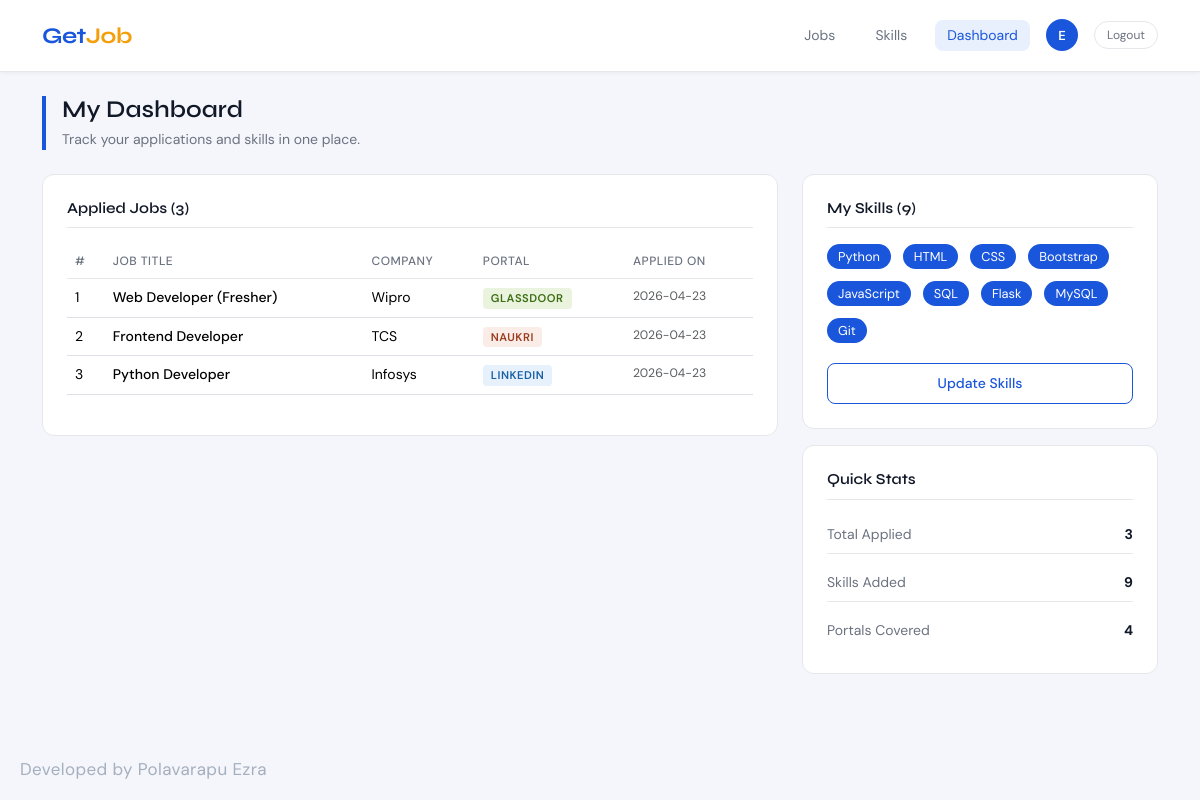
The app's page /dashboard (signed in) with its own data.
### tables this page shows
CREATE TABLE applied_jobs (
            id INTEGER PRIMARY KEY AUTOINCREMENT,
            user_id INTEGER NOT NULL,
            job_title TEXT NOT NULL,
            company TEXT NOT NULL,
            portal TEXT NOT NULL,
            applied_at TIMESTAMP DEFAULT CURRENT_TIMESTAMP,
            FOREIGN KEY (user_id) REFERENCES users(id)
        );

CREATE TABLE user_skills (
            id INTEGER PRIMARY KEY AUTOINCREMENT,
            user_id INTEGER NOT NULL,
            skill TEXT NOT NULL,
            FOREIGN KEY (user_id) REFERENCES users(id)
        );

### jobapp.py (the view)
@app.route("/dashboard")
def dashboard():
    if "user_id" not in session:
        return redirect(url_for("login"))
    conn = get_db()
    applied = conn.execute(
        "SELECT * FROM applied_jobs WHERE user_id = ? ORDER BY applied_at DESC",
        (session["user_id"],)
    ).fetchall()
    skills = [row["skill"] for row in conn.execute(
        "SELECT skill FROM user_skills WHERE user_id = ?", (session["user_id"],)
    ).fetchall()]
    conn.close()
    return render_template("dashboard.html", applied=applied, skills=skills)

### jobapp.py (called while the page is built)
def get_db():
    conn = sqlite3.connect(DB_PATH)
    conn.row_factory = sqlite3.Row
    return conn

### templates/dashboard.html (shortened to what this page needs)
{% extends "base.html" %}
{% block content %}
<div class="container py-4">
  <div class="page-header mb-4">
    <h2 class="page-title">My Dashboard</h2>
    <p class="page-subtitle">Track your applications and skills in one place.</p>
  </div>
  <div class="row g-4">
    <div class="col-lg-8">
      <div class="dashboard-card">
        <h6 class="dash-section-title">Applied Jobs ({{ applied|length }})</h6>
        {% if applied %}
          <div class="table-responsive mt-3">
            <table class="table gj-table">
              <thead>
                <tr>
                  <th>#</th>
                  <th>Job Title</th>
                  <th>Company</th>
                  <th>Portal</th>
                  <th>Applied On</th>
                </tr>
              </thead>
              <tbody>
                {% for job in applied %}
                <tr>
                  <td>{{ loop.index }}</td>
                  <td class="fw-500">{{ job.job_title }}</td>
                  <td>{{ job.company }}</td>
                  <td><span class="portal-badge portal-badge-{{ job.portal | lower | replace(' ','') }}">{{ job.portal }}</span></td>
                  <td class="text-muted small">{{ job.applied_at[:10] }}</td>
                </tr>
                {% endfor %}
              </tbody>
            </table>
          </div>
        {% else %}
          <div class="empty-state-sm">You haven't applied to any jobs yet. <a href="{{ url_for('jobs') }}">Browse jobs →</a></div>
        {% endif %}
      </div>
    </div>
    <div class="col-lg-4">
      <div class="dashboard-card">
        <h6 class="dash-section-title">My Skills ({{ skills|length }})</h6>
        <div class="d-flex flex-wrap gap-2 mt-3">
          {% for skill in skills %}
            <span class="skill-tag-active">{{ skill }}</span>
          {% else %}
            <p class="text-muted small">No skills yet. <a href="{{ url_for('skills') }}">Add skills</a></p>
          {% endfor %}
        </div>
        <div class="mt-3">
          <a href="{{ url_for('skills') }}" class="btn-gj-secondary w-100">Update Skills</a>
        </div>
      </div>
      <div class="dashboard-card mt-3">
        <h6 class="dash-section-title">Quick Stats</h6>
        <div class="quick-stats">
          <div class="qs-row"><span>Total Applied</span><strong>{{ applied|length }}</strong></div>
          <div class="qs-row"><span>Skills Added</span><strong>{{ skills|length }}</strong></div>
          <div class="qs-row"><span>Portals Covered</span><strong>4</strong></div>
        </div>
      </div>
    </div>
  </div>
</div>
{% endblock %}

### templates/base.html (shortened to what this page needs)
<!DOCTYPE html>
<html lang="en">
<head>
  <link href="https://cdn.jsdelivr.net/npm/bootstrap@5.3.2/dist/css/bootstrap.min.css" rel="stylesheet"/>
  <link rel="stylesheet" href="{{ url_for('static', filename='css/style.css') }}"/>
</head>
<body>
{% if session.user_id %}
<nav class="navbar navbar-expand-lg gj-navbar">
  <div class="container">
    <a class="navbar-brand gj-brand" href="{{ url_for('jobs') }}">Get<span>Job</span></a>
    <div class="d-flex align-items-center gap-3">
      <a href="{{ url_for('jobs') }}" class="nav-link-custom {% if request.endpoint == 'jobs' %}active{% endif %}">Jobs</a>
      <a href="{{ url_for('skills') }}" class="nav-link-custom {% if request.endpoint == 'skills' %}active{% endif %}">Skills</a>
      <a href="{{ url_for('dashboard') }}" class="nav-link-custom {% if request.endpoint == 'dashboard' %}active{% endif %}">Dashboard</a>
      <div class="gj-avatar">{{ session.user_name[0].upper() }}</div>
      <a href="{{ url_for('logout') }}" class="btn-logout">Logout</a>
    </div>
  </div>
</nav>
{% endif %}
{% block content %}{% endblock %}
<div style="position:fixed;bottom:18px;left:20px;font-family:'DM Sans',sans-serif;font-size:17px;color:rgba(100,116,139,0.55);letter-spacing:0.4px;pointer-events:none;user-select:none;z-index:9999;">
      Developed by Polavarapu Ezra
</div>
</body>
</html>

### static/css/style.css (style rules this page uses)
:root { --brand: #1a56db; --brand-dark: #1645b8; --brand-light: #e8f0fe; --accent: #f59e0b; --success: #059669; --danger: #dc2626; --text-primary: #111827; --text-secondary: #6b7280; --bg-page: #f4f6fb; --bg-card: #ffffff; --border: #e5e7eb; --radius: 12px; --radius-sm: 8px; }
* { box-sizing: border-box; }
body { font-family: 'DM Sans', sans-serif; background: var(--bg-page); color: var(--text-primary); min-height: 100vh; }
.gj-navbar { background: #fff; border-bottom: 1px solid var(--border); padding: 0.85rem 0; position: sticky; top: 0; z-index: 100; box-shadow: 0 1px 4px rgba(0,0,0,0.05); }
.gj-brand { font-family: 'Syne', sans-serif; font-size: 1.4rem; font-weight: 700; color: var(--brand) !important; text-decoration: none; letter-spacing: -0.5px; }
.gj-brand span { color: var(--accent); }
.nav-link-custom { font-size: 0.875rem; color: var(--text-secondary); text-decoration: none; padding: 5px 12px; border-radius: var(--radius-sm); transition: all 0.15s; }
.nav-link-custom:hover, .nav-link-custom.active { color: var(--brand); background: var(--brand-light); }
.gj-avatar { width: 32px; height: 32px; border-radius: 50%; background: var(--brand); color: #fff; display: flex; align-items: center; justify-content: center; font-size: 13px; font-weight: 600; }
.btn-logout { font-size: 12px; color: var(--text-secondary); background: none; border: 1px solid var(--border); padding: 4px 12px; border-radius: 20px; text-decoration: none; transition: all 0.15s; }
.btn-gj-secondary { background: transparent; color: var(--brand); border: 1px solid var(--brand); padding: 9px 24px; border-radius: var(--radius-sm); font-size: 0.875rem; font-weight: 500; cursor: pointer; text-decoration: none; display: inline-block; text-align: center; transition: all 0.15s; }
.page-header { border-left: 4px solid var(--brand); padding-left: 1rem; }
.page-title { font-family: 'Syne', sans-serif; font-size: 1.5rem; font-weight: 600; margin: 0; }
.page-subtitle { color: var(--text-secondary); font-size: 0.875rem; margin: 4px 0 0; }
.skill-tag-active { display: inline-block; font-size: 0.8rem; padding: 3px 11px; background: var(--brand); color: #fff; border-radius: 20px; margin-right: 4px; margin-bottom: 4px; }
.portal-badge { display: inline-block; font-size: 0.7rem; font-weight: 600; padding: 2px 8px; border-radius: 4px; text-transform: uppercase; letter-spacing: 0.5px; }
.portal-badge-linkedin { background: #E6F1FB; color: #185FA5; }
.portal-badge-naukri { background: #FAECE7; color: #993C1D; }
.portal-badge-glassdoor { background: #EAF3DE; color: #3B6D11; }
.dashboard-card { background: var(--bg-card); border: 1px solid var(--border); border-radius: var(--radius); padding: 1.5rem; }
.dash-section-title { font-family: 'Syne', sans-serif; font-size: 0.95rem; font-weight: 600; color: var(--text-primary); border-bottom: 1px solid var(--border); padding-bottom: 10px; margin-bottom: 0; }
.gj-table { font-size: 0.875rem; }
.gj-table thead th { font-size: 0.75rem; text-transform: uppercase; letter-spacing: 0.5px; color: var(--text-secondary); font-weight: 500; border-bottom: 1px solid var(--border); }
.fw-500 { font-weight: 500; }
.quick-stats { display: flex; flex-direction: column; gap: 10px; margin-top: 1rem; }
.qs-row { display: flex; justify-content: space-between; font-size: 0.875rem; padding: 8px 0; border-bottom: 1px solid var(--border); }
.qs-row:last-child { border-bottom: none; }
.qs-row span { color: var(--text-secondary); }
.qs-row strong { color: var(--text-primary); }

### records on screen
applied_jobs: job_title "Web Developer (Fresher)", company "Wipro", portal "GLASSDOOR", applied_at "2026-04-23"
applied_jobs: job_title "Frontend Developer", company "TCS", portal "NAUKRI", applied_at "2026-04-23"
applied_jobs: job_title "Python Developer", company "Infosys", portal "LINKEDIN", applied_at "2026-04-23"
user_skills: skill "Python"
user_skills: skill "HTML"
user_skills: skill "CSS"
user_skills: skill "Bootstrap"
user_skills: skill "JavaScript"
user_skills: skill "SQL"
user_skills: skill "Flask"
user_skills: skill "MySQL"
user_skills: skill "Git"

### other values on screen
{{ session.user_name[0].upper() }} "E"
{{ applied|length }} "3"
{{ skills|length }} "9"
